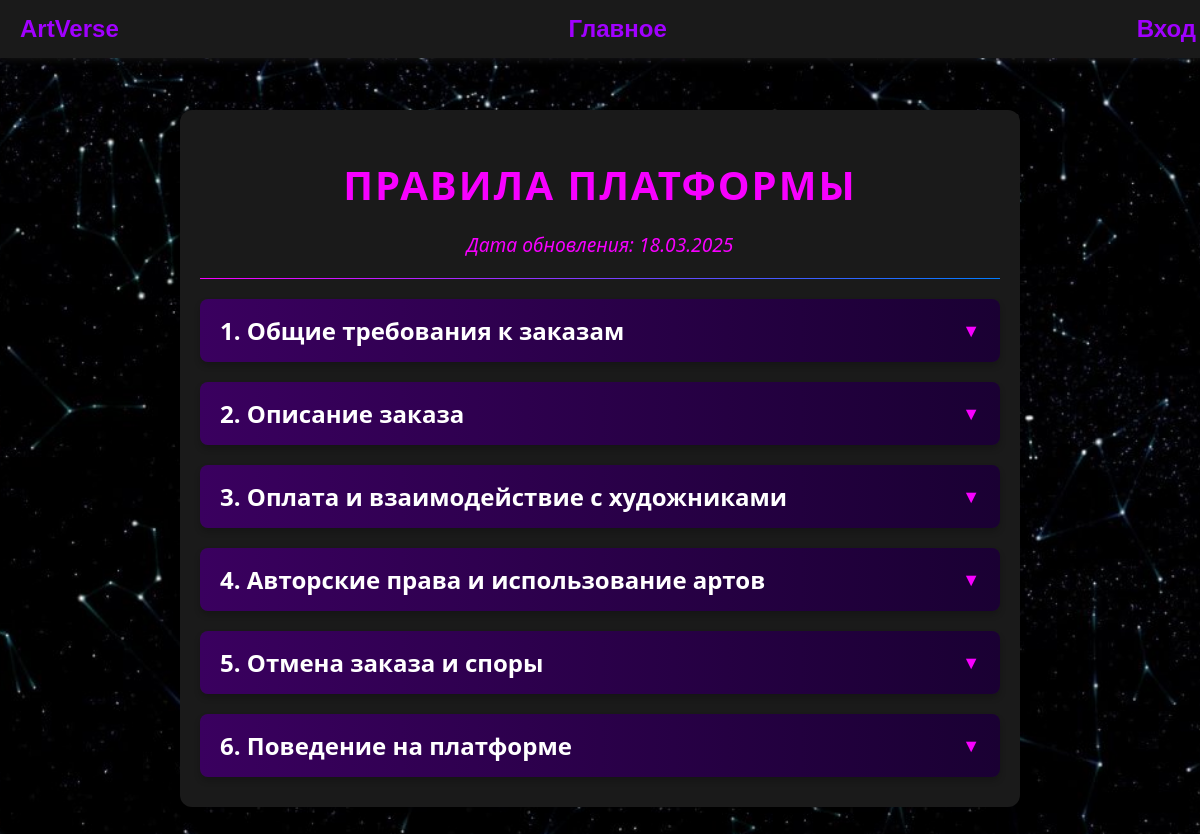
Page /users/rules/ on the committed database.
### users/models.py (models this page shows, shortened)
class PlatformRules(models.Model):
    title = models.CharField(max_length=255, verbose_name="Заголовок")
    content = models.TextField(verbose_name="Текст правил")
    updated_at = models.DateTimeField(auto_now=True, verbose_name="Дата обновления")
    class Meta:
        verbose_name = "Правило платформы"
        verbose_name_plural = "Правила платформы"

### users/views.py (the view)
# urls.py: path("rules/", views.rules_view, name="platform_rules"),
def rules_view(request):
    rules = PlatformRules.objects.all()
    return render(request, "users/platform_rules.html", {"rules": rules})

### users/templates/users/platform_rules.html (shortened to what this page needs)
{% extends "base.html" %}
{% load static %}
{% block extra_css %}
<link rel="stylesheet" href="{% static 'users/css/rules.css' %}">
{% endblock %}
{% block content %}
<div class="rule-container">
    <h1>Правила платформы</h1>
    <p class="rule-date">Дата обновления: {{ rules.0.updated_at|date:"d.m.Y" }}</p>
    <hr>
    {% for rule in rules %}
        <h2>{{ rule.title }}</h2>
    {% endfor %}
</div>
{% endblock %}

### users/static/users/css/styles.css (style rules this page uses)
body { font-family: "Arial", sans-serif; margin: 0; padding-top: 60px; background-color: #0d0d0d; background-image: url('universe_background.jpg'); background-size: cover; background-position: center; background-attachment: fixed; background-repeat: no-repeat; color: #ffffff; }

### users/static/users/css/rules.css (style rules this page uses)
.rule-container { max-width: 800px; margin: 50px auto; padding: 20px; font-family: "Segoe UI", Arial, sans-serif; background-color: #1a1a1a; border-radius: 12px; box-shadow: 0 4px 10px rgba(0, 0, 0, 0.3); }
.rule-container h1 { text-align: center; color: #f700ff; font-size: 2.5em; margin-bottom: 10px; text-transform: uppercase; letter-spacing: 2px; }
.rule-date { text-align: center; color: #f700ff; font-size: 1.2em; margin-bottom: 20px; font-style: italic; }
.rule-container hr { border: 0; height: 1px; background: linear-gradient(to right, #f700ff, #007bff); margin: 20px 0; }
.rule-container h2 { cursor: pointer; color: #ffffff; transition: all 0.3s ease; background: linear-gradient(to right, #3a005f, #1a0033); padding: 15px 20px; border-radius: 8px; margin-bottom: 10px; display: flex; align-items: center; justify-content: space-between; box-shadow: 0 4px 6px rgba(0, 0, 0, 0.2); }
.rule-container h2::after { content: "▼"; font-size: 18px; color: #f700ff; transition: transform 0.3s ease; }

### rows in the picture
PlatformRules: updated_at "18.03.2025", title "1. Общие требования к заказам"
PlatformRules: title "2. Описание заказа"
PlatformRules: title "3. Оплата и взаимодействие с художниками"
PlatformRules: title "4. Авторские права и использование артов"
PlatformRules: title "5. Отмена заказа и споры"
PlatformRules: title "6. Поведение на платформе"
